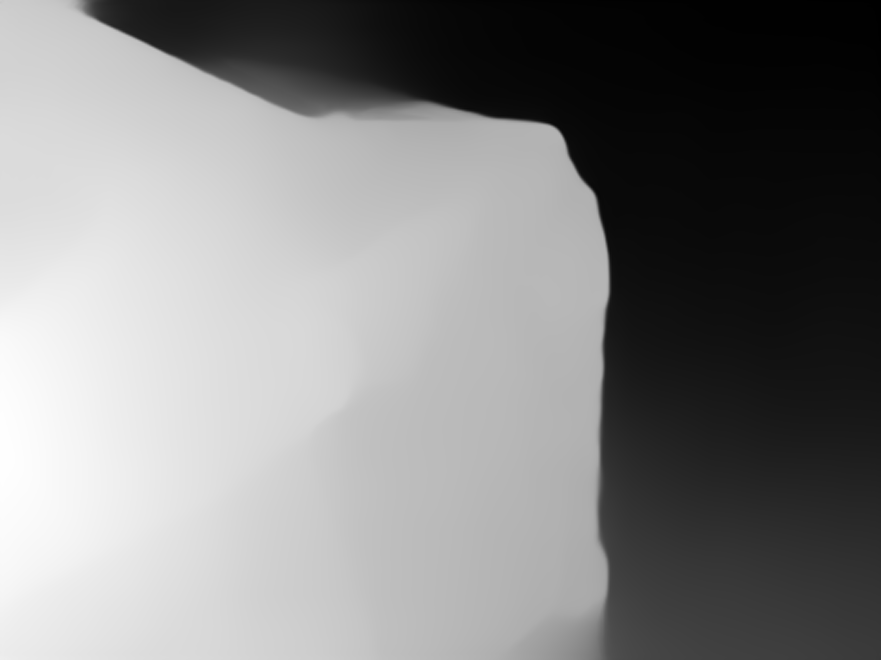
#> input picture temp_depth.png, 881 x 660 px
$ python -i cost_estimator.py   (imports and definitions only)
#> lines starting #> are read from the running program, lines starting #| are printed output that depends on the picture; after the words box and inside, x2 and y2 are one past the last pixel; in counts of white or black regions, pixels touching at a corner belong together
import cv2
import numpy as np
import os

def _read_depth(path):
    """Read and normalize a MiDaS-style depth map to [0,1]."""
#> called with path = 'temp_depth.png'
    if not os.path.exists(path):
        raise FileNotFoundError(f"Depth map not found: {path}")

    depth = cv2.imread(path, cv2.IMREAD_UNCHANGED)
#> depth is the input picture: shape (660, 881); min 0, max 254, mean 132.6
    if depth is None:
        raise FileNotFoundError("Failed to read depth image")

    if len(depth.shape) == 3:
        depth = cv2.cvtColor(depth, cv2.COLOR_BGR2GRAY)

    depth = depth.astype(np.float32)
    depth = cv2.normalize(depth, None, 0, 1, cv2.NORM_MINMAX)
    return depth


def estimate_repair_cost(depth_map_path):
    """
    Estimate repair cost from depth map and approximate region location.
    Adds dynamic scaling based on region (bonnet/door/bumper etc.)
    and dent characteristics.
    Returns (total_cost, area_cm2, avg_depth).
    """

    depth = _read_depth(depth_map_path)
    h, w = depth.shape[:2]
#> h = 660; w = 881
    depth_blur = cv2.GaussianBlur(depth, (5, 5), 0)

    # Detect possible dent regions
    median_val = np.median(depth_blur)
#> median_val = 0.718
    diff = np.abs(depth_blur - median_val)
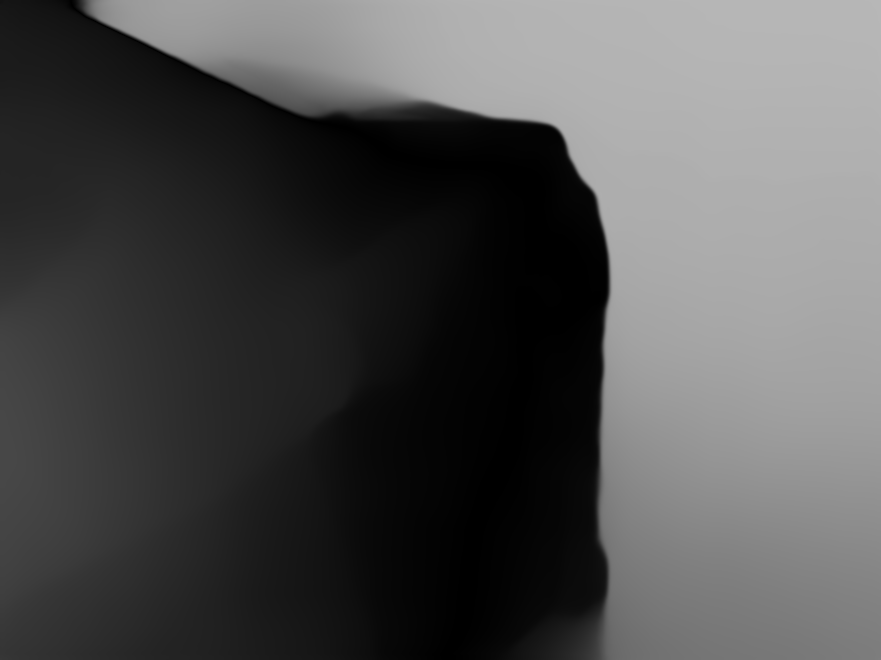
#> diff: shape (660, 881) float32; min 0, max 0.718, mean 0.312
    _, mask = cv2.threshold(diff, 0.1, 1, cv2.THRESH_BINARY)
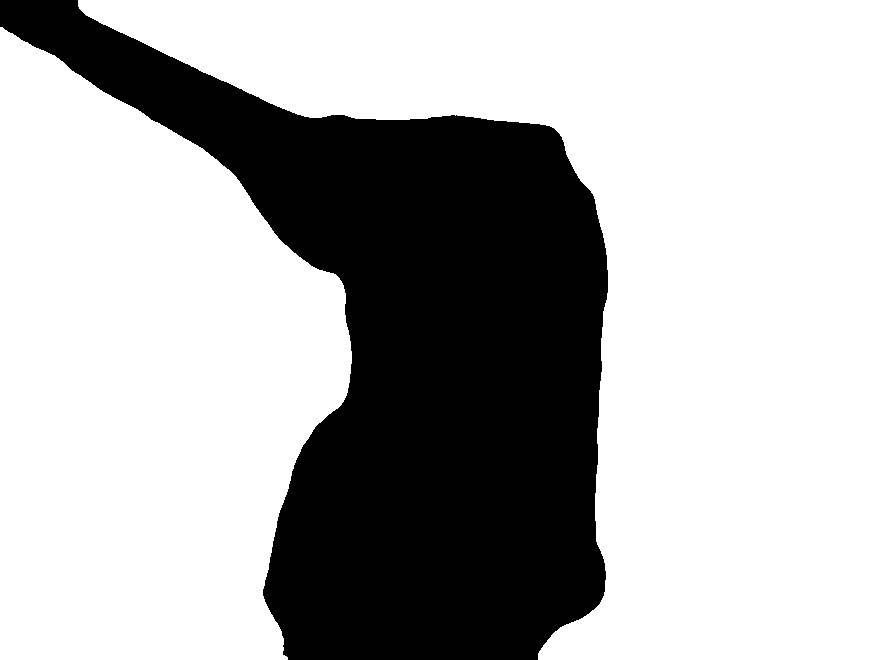
#> mask: shape (660, 881) float32; values 0 (black) and 1 (white), 69.3% white; 1 black region, box (x1, y1, x2, y2) and area: (0, 0, 608, 660) 178242
    mask = mask.astype(np.uint8)
    mask = cv2.morphologyEx(mask, cv2.MORPH_OPEN, np.ones((5, 5), np.uint8))
#> mask: shape (660, 881); values 0 (black) and 1 (white), 69.3% white; 1 black region, box (x1, y1, x2, y2) and area: (0, 0, 608, 660) 178247

    dent_area_px = cv2.countNonZero(mask)
#> dent_area_px = 403213
    if dent_area_px == 0:
        return (0.0, 0.0, 0.0)

    avg_depth = float(np.mean(depth_blur[mask == 1]))
#> avg_depth = 0.424
    area_cm2 = dent_area_px / 500.0  # 500 px ≈ 1 cm²
#> area_cm2 = 806.4

    # Calculate the centroid of the dent region
    moments = cv2.moments(mask)
#> moments = moments, m00 403213, centre m10/m00, m01/m00 = (452.2, 316.8)
    cx = int(moments['m10'] / (moments['m00'] + 1e-6))
#> cx = 452
    cy = int(moments['m01'] / (moments['m00'] + 1e-6))
#> cy = 316

    region = "unknown"
    region_factor = 1.0

    # top region = bonnet/hood
    if cy < h * 0.35:
        region = "bonnet"
        region_factor = 1.3
    # bottom = bumper area
    elif cy > h * 0.7:
        region = "bumper"
        region_factor = 1.1
    # middle left/right = doors / fender
    elif cx < w * 0.3 or cx > w * 0.7:
        region = "door/fender"
        region_factor = 1.2
    else:
        region = "side_panel"
        region_factor = 1.0

    # deeper dents increase cost more significantly
    depth_factor = 1 + (avg_depth * 2.5)
#> depth_factor = 2.06
    area_factor = 1 + (area_cm2 / 800.0)
#> area_factor = 2.01

    base_rate = 150  # ₹/cm² (adjustable)
    base_cost = area_cm2 * base_rate
#> base_cost = 120963.9

    total_cost = base_cost * region_factor * depth_factor * area_factor
#> total_cost = 500348.3

    total_cost = np.clip(total_cost, 500, 50000)
#> total_cost = 50000

    total_cost = float(round(total_cost, 2))
    area_cm2 = float(round(area_cm2, 2))
    avg_depth = float(round(avg_depth, 3))

    print(f"[DEBUG] Region: {region}, Area: {area_cm2}cm², Depth: {avg_depth}, Cost: ₹{total_cost}")
#| [DEBUG] Region: side_panel, Area: 806.43cm², Depth: 0.424, Cost: ₹50000.0
    return (total_cost, area_cm2, avg_depth)

>>> result = estimate_repair_cost('temp_depth.png')
#> result = (50000, 806.4, 0.424)
